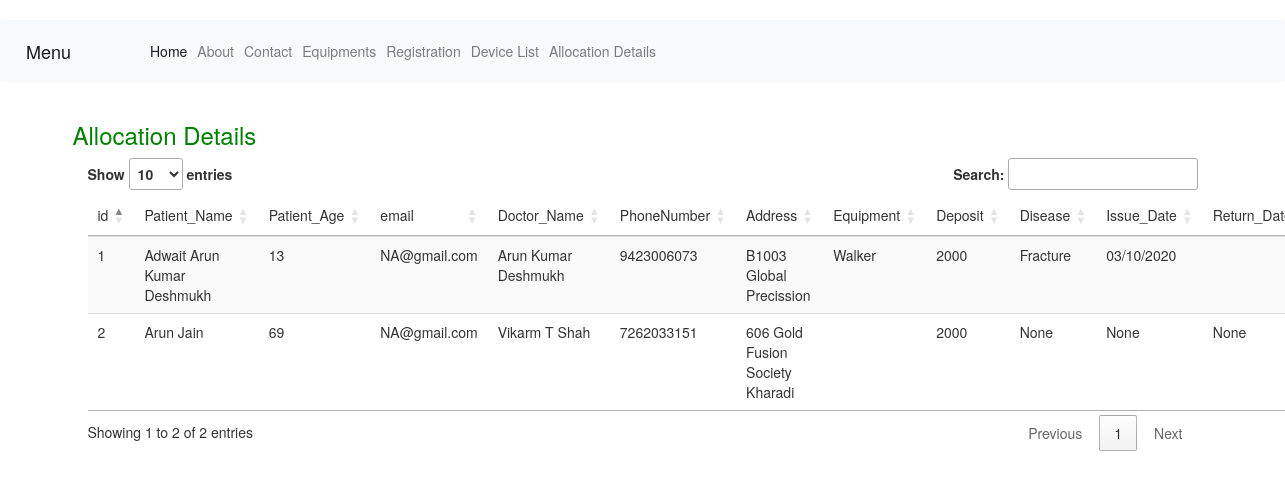
The page /templates/table on the database its author committed.
### main.py (models this page shows, shortened)
class RegistrationData(db.Model):
    id= db.Column(db.Integer, primary_key=True)
    Patient_Name = db.Column(db.String(80))
    Patient_Age = db.Column(db.Integer)
    email = db.Column(db.String(80))
    Doctor_Name= db.Column(db.String(80))
    PhoneNumber=db.Column(db.String(80))
    Equipment=db.Column(db.String(80))
    Deposit= db.Column(db.Integer)
    Disease= db.Column(db.String(80))
    Issue_Date= db.Column(db.String(80))
    Return_Date= db.Column(db.String(80))
    Address = db.Column (db.String (80))

### main.py (the view)
@app.route ('/templates/table')
def AllocationList():
    con = sql.connect ("samlple.db")
    con.row_factory = sql.Row
    cur = con.cursor ()
    cur.execute ("select * from registration_data")
    rows = cur.fetchall ();
    return render_template ("table.html", rows=rows)

### templates/table.html (shortened to what this page needs)
<!DOCTYPE html>
<html lang="en" xmlns:margin-right="http://www.w3.org/1999/xhtml" xmlns:margin-left="http://www.w3.org/1999/xhtml"
      xmlns:width="http://www.w3.org/1999/xhtml" xmlns:float="http://www.w3.org/1999/xhtml">
<head>
    <link href="//maxcdn.bootstrapcdn.com/bootstrap/4.0.0/css/bootstrap.min.css" rel="stylesheet" id="bootstrap-css">
<link href="//netdna.bootstrapcdn.com/bootstrap/3.2.0/css/bootstrap.min.css" rel="stylesheet" id="bootstrap-css">
    <link rel="stylesheet" href="{{ url_for('static', filename='css/style.css') }}">
  </head>
<header role="banner">
    <nav class="navbar navbar-expand-lg navbar-light bg-light">
    <a class="navbar-brand" href="#">Menu</a>
    <div class="container">
      <div class="collapse navbar-collapse" id="navbarResponsive">
        <ul class="navbar-nav ml-auto">
          <li class="nav-item active">
            <a class="nav-link" href="/">Home
            </a>
          </li>
          <li class="nav-item">
            <a class="nav-link" href="/templates/home">About</a>
          </li>
          <li class="nav-item">
            <a class="nav-link" href="#">Contact</a>
          </li>
           <li class="nav-item">
            <a class="nav-link" href="/template/device">Equipments</a>
          </li>
             <li class="nav-item">
            <a class="nav-link" href="/templates/Registration">Registration</a>
          </li>
             <li class="nav-item">
            <a class="nav-link" href="/templates/EquipmentList">Device List</a>
          </li>
             <li class="nav-item">
            <a class="nav-link" href="/templates/table">Allocation Details</a>
          </li>
        </ul>
      </div>
    </div>
  </nav>
  </header>
<body style="margin:20px auto">
<link href="http://maxcdn.bootstrapcdn.com/bootstrap/3.2.0/css/bootstrap.min.css" rel="stylesheet">
<link rel="stylesheet" href="http://cdn.datatables.net/1.10.2/css/jquery.dataTables.min.css"></head>
<div class="container">
<div class="row header" style="text-align:center;color:green">
<h3>Allocation Details</h3>
</div>
<table id="myTable" class="table table-striped"  align="center" float="center" ;
    width: auto; >
        <thead>
          <tr>
              <td>id</td>
              <td>Patient_Name</td>
              <td>Patient_Age</td>
              <td>email</td>
              <td>Doctor_Name</td>
              <td>PhoneNumber</td>
              <td>Address</td>
              <td>Equipment</td>
              <td>Deposit</td>
              <td>Disease</td>
              <td>Issue_Date</td>
              <td>Return_Date</td>
          </tr>
        </thead>
         {% for row in rows %}
            <tr>
                <td>{{row["id"]}}</td>
                <td>{{row["Patient_Name"]}}</td>
                <td> {{ row["Patient_Age"]}}</td>
                <td>{{row['email']}}</td>
                <td>{{row['Doctor_Name']}}</td>
                <td>{{row['PhoneNumber']}}</td>
                <td>{{row['Address']}}</td>
                <td>{{row['Equipment']}}</td>
                <td>{{row['Deposit']}}</td>
                <td>{{row['Disease']}}</td>
                <td>{{row['Issue_Date']}}</td>
                <td>{{row['Return_Date']}}</td>
            </tr>
         {% endfor %}
      </table>
	  </div>
</body>
</html>

### static/css/style.css (style rules this page uses)
body { font-family: "Open Sans", sans-serif; color: #444444; }
a { color: #3fbbc0; }
h1, h2, h3, h4, h5, h6 { font-family: "Roboto", sans-serif; }

### rows shown on the page
RegistrationData: id "1", Patient_Name "Adwait Arun Kumar Deshmukh", Patient_Age "13", email "NA@gmail.com", Doctor_Name "Arun Kumar Deshmukh", PhoneNumber "9423006073", Address "B1003 Global Precission", Equipment "Walker", Deposit "2000", Disease "Fracture", Issue_Date "03/10/2020"
RegistrationData: id "2", Patient_Name "Arun Jain", Patient_Age "69", email "NA@gmail.com", Doctor_Name "Vikarm T Shah", PhoneNumber "7262033151", Address "606 Gold Fusion Society Kharadi", Deposit "2000", Disease "None", Issue_Date "None", Return_Date "None"
